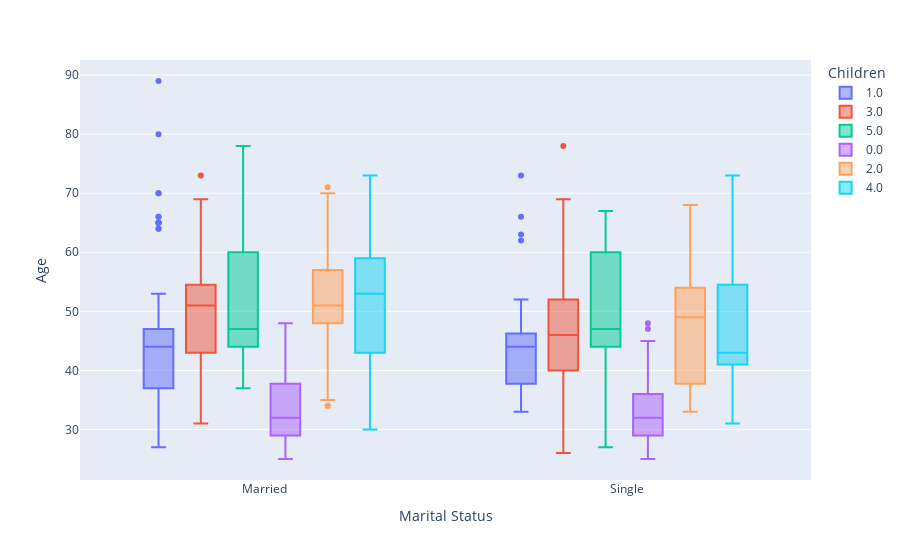

Notebook code cell kept with this figure:
### Code cell
# Se infiere la edad en función de Marital Status y la cantidad de hijos
fig = px.box(df, y = 'Age', x = "Marital Status", color = "Children")
fig.show()

### Figure 1 — Plotly figure (JSON) as saved in the notebook; plotly's stock layout.template omitted (floating-point values rounded to 4 significant figures; data arrays with more than 128 entries replaced by an {"elided": "..."} marker saying what was removed)
{"data": [{"alignmentgroup": "True", "hovertemplate": "Children=1.0<br>Marital Status=%{x}<br>Age=%{y}<extra></extra>", "legendgroup": "1.0", "marker": {"color": "#636efa"}, "name": "1.0", "notched": false, "offsetgroup": "1.0", "orientation": "v", "showlegend": true, "type": "box", "x": {"elided": "169 str values"}, "x0": " ", "xaxis": "x", "y": {"elided": "169 int values"}, "y0": " ", "yaxis": "y"}, {"alignmentgroup": "True", "hovertemplate": "Children=3.0<br>Marital Status=%{x}<br>Age=%{y}<extra></extra>", "legendgroup": "3.0", "marker": {"color": "#EF553B"}, "name": "3.0", "notched": false, "offsetgroup": "3.0", "orientation": "v", "showlegend": true, "type": "box", "x": {"elided": "133 str values"}, "x0": " ", "xaxis": "x", "y": {"elided": "133 int values"}, "y0": " ", "yaxis": "y"}, {"alignmentgroup": "True", "hovertemplate": "Children=5.0<br>Marital Status=%{x}<br>Age=%{y}<extra></extra>", "legendgroup": "5.0", "marker": {"color": "#00cc96"}, "name": "5.0", "notched": false, "offsetgroup": "5.0", "orientation": "v", "showlegend": true, "type": "box", "x": ["Married", "Married", "Married", "Married", "Single", "Single", "Married", "Single", "Married", "Married", "Single", "Married", "Married", "Single", "Single", "Married", "Single", "Single", "Single", "Single", "Married", "Married", "Married", "Married", "Single", "Single", "Single", "Married", "Married", "Single", "Married", "Married", "Married", "Single", "Single", "Married", "Married", "Married", "Single", "Married", "Single", "Married", "Married", "Married", "Single", "Single", "Single", "Married", "Single", "Married", "Single", "Married", "Married", "Married", "Married", "Married", "Married", "Married", "Married", "Single", "Single", "Married", "Married", "Married", "Married", "Married", "Single", "Married", "Single", "Married", "Married", "Single", "Married", "Married", "Married", "Married", "Married", "Married", "Single", "Married", "Married"], "x0": " ", "xaxis": "x", "y": [60, 55, 56, 44, 62, 41, 40, 62, 62, 40, 40, 59, 61, 59, 62, 41, 62, 39, 57, 44, 46, 48, 62, 78, 39, 27, 47, 45, 46, 62, 47, 59, 39, null, 38, 43, 40, 44, 45, 40, 60, 47, 47, 64, 59, 44, 46, 47, 44, 41, 67, 45, 47, 61, 62, 40, 44, 60, 37, 60, 47, 59, 41, 57, 60, 60, 60, 61, 60, 46, 64, 47, 47, 63, 47, 66, 45, 46, null, 63, 46], "y0": " ", "yaxis": "y"}, {"alignmentgroup": "True", "hovertemplate": "Children=0.0<br>Marital Status=%{x}<br>Age=%{y}<extra></extra>", "legendgroup": "0.0", "marker": {"color": "#ab63fa"}, "name": "0.0", "notched": false, "offsetgroup": "0.0", "orientation": "v", "showlegend": true, "type": "box", "x": {"elided": "274 str values"}, "x0": " ", "xaxis": "x", "y": {"elided": "274 int values"}, "y0": " ", "yaxis": "y"}, {"alignmentgroup": "True", "hovertemplate": "Children=2.0<br>Marital Status=%{x}<br>Age=%{y}<extra></extra>", "legendgroup": "2.0", "marker": {"color": "#FFA15A"}, "name": "2.0", "notched": false, "offsetgroup": "2.0", "orientation": "v", "showlegend": true, "type": "box", "x": {"elided": "209 str values"}, "x0": " ", "xaxis": "x", "y": {"elided": "209 int values"}, "y0": " ", "yaxis": "y"}, {"alignmentgroup": "True", "hovertemplate": "Children=4.0<br>Marital Status=%{x}<br>Age=%{y}<extra></extra>", "legendgroup": "4.0", "marker": {"color": "#19d3f3"}, "name": "4.0", "notched": false, "offsetgroup": "4.0", "orientation": "v", "showlegend": true, "type": "box", "x": ["Single", "Married", "Single", "Married", "Married", "Single", "Single", "Single", "Married", "Single", "Married", "Married", "Single", "Married", "Married", "Married", "Married", "Single", "Married", "Married", "Married", "Married", "Married", "Married", "Married", "Married", "Married", "Single", "Married", "Married", "Married", "Married", "Married", "Married", "Single", "Married", "Married", "Married", "Married", "Married", "Married", "Married", "Single", "Single", "Single", "Single", "Married", "Married", "Married", "Single", "Married", "Married", "Married", "Married", "Married", "Married", "Married", "Single", "Single", "Single", "Married", "Married", "Married", "Married", "Single", "Single", "Married", "Single", "Single", "Single", "Married", "Married", "Single", "Single", "Single", "Married", "Married", "Single", "Married", "Single", "Single", "Married", "Married", "Married", "Married", "Married", "Married", "Single", "Married", "Single", "Married", "Single", "Married", "Married", "Single", "Single", "Single", "Married", "Married", "Married", "Married", "Married", "Married", "Married", "Single", "Single", "Married", "Married", "Single", "Single", "Single", "Married", "Married", "Married", "Married", "Married", "Married", "Single", "Married", "Married", "Married", "Single", "Single", "Single", "Married", "Single"], "x0": " ", "xaxis": "x", "y": [40, 48, 56, 54, 61, 41, 43, 31, 45, 40, 56, 60, 41, 61, 55, 58, 36, 54, 56, 45, 55, 40, 54, 36, 47, 58, 54, 41, 38, 53, 58, 46, 53, 48, 36, 53, 60, 58, 46, 51, 40, 42, 66, 61, 62, 67, 64, 42, 43, 48, 63, 42, 59, 47, 61, 70, 45, 43, 47, 47, 44, 41, 58, 55, 48, 43, 64, 47, 63, 35, 47, 60, 47, 42, 41, 59, 59, 38, 36, 42, 41, 30, 56, 47, 59, 42, 40, 47, 43, 43, 42, 43, 73, 69, 61, 62, 50, 36, 43, 53, 56, 45, 72, 68, 42, 43, 64, 44, 42, 73, 38, 63, 46, 61, 60, 36, 42, 45, 59, 43, 35, 56, 65, 42, 42, 35], "y0": " ", "yaxis": "y"}], "layout": {"boxmode": "group", "legend": {"title": {"text": "Children"}, "tracegroupgap": 0}, "margin": {"t": 60}, "xaxis": {"anchor": "y", "domain": [0, 1], "title": {"text": "Marital Status"}}, "yaxis": {"anchor": "x", "domain": [0, 1], "title": {"text": "Age"}}}}
